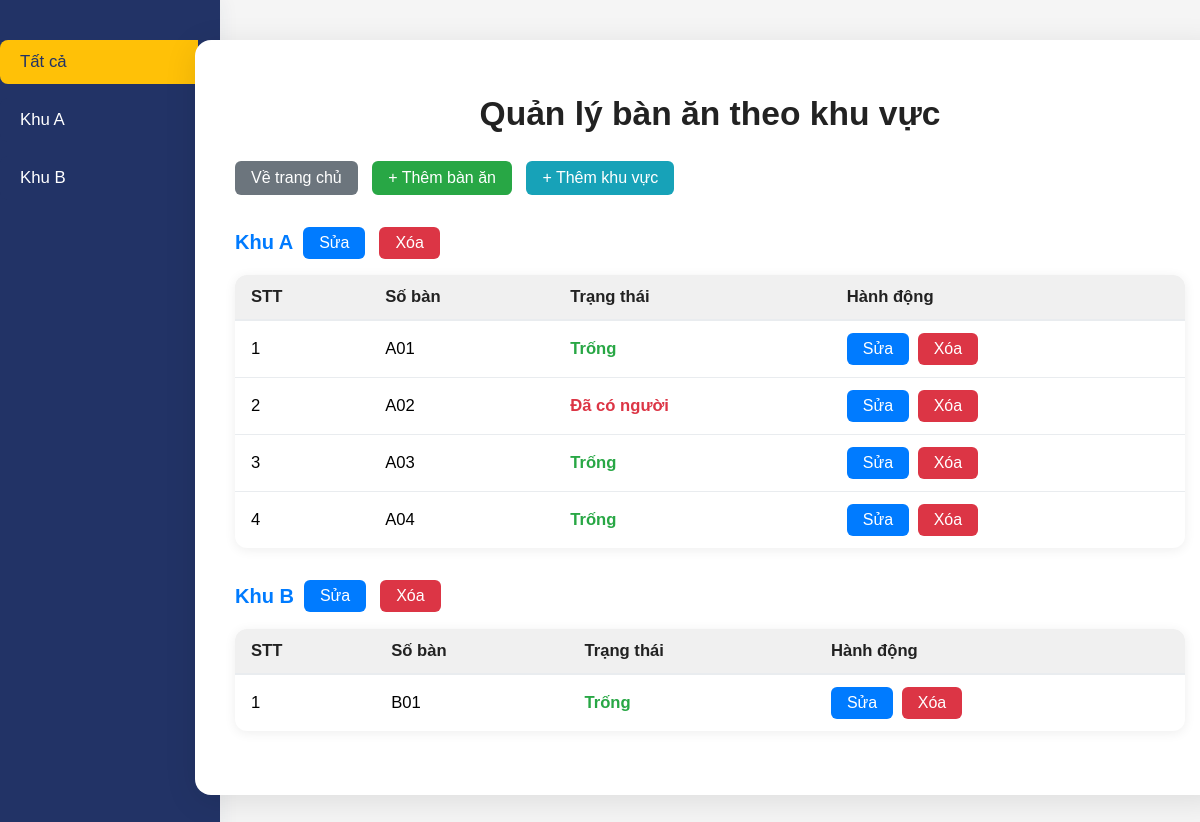
/account/ban-an/, run on an earlier commit of the app's database.
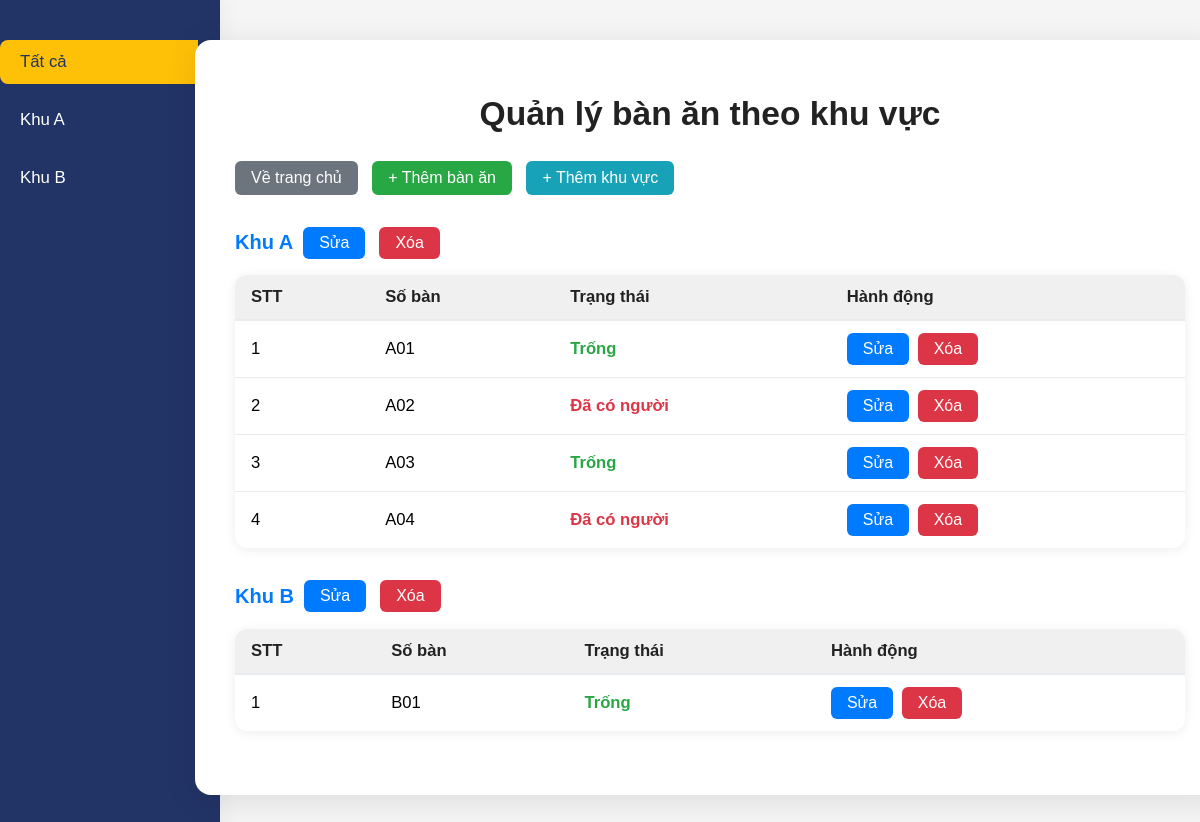
And on a later commit of the database.
### account/models.py (models this page shows, shortened)
class BanAn(models.Model):
    SoBan = models.CharField(max_length=20)  # Số bàn hoặc mã bàn
    TrangThai = models.BooleanField(default=True)  # True: Trống, False: Đã có người
    Khu = models.ForeignKey(KhuBanAn, on_delete=models.CASCADE)

### account/views.py (the view)
# urls.py: path('ban-an/', views.danh_sach_ban_an_view, name='danh_sach_ban_an'),
def danh_sach_ban_an_view(request):
    khu_list = KhuBanAn.objects.all().order_by('TenKhu')
    selected_khu_id = request.GET.get('khu')
    selected_khu = None
    data = []
    if selected_khu_id:
        try:
            selected_khu = KhuBanAn.objects.get(id=selected_khu_id)
            banan = BanAn.objects.filter(Khu=selected_khu).order_by('SoBan')
            data.append({'khu': selected_khu, 'banan_list': banan})
        except KhuBanAn.DoesNotExist:
            for khu in khu_list:
                banan = BanAn.objects.filter(Khu=khu).order_by('SoBan')
                data.append({'khu': khu, 'banan_list': banan})
    else:
        for khu in khu_list:
            banan = BanAn.objects.filter(Khu=khu).order_by('SoBan')
            data.append({'khu': khu, 'banan_list': banan})
    return render(request, 'danh_sach_ban_an.html', {'data': data, 'all_khu': khu_list, 'selected_khu': selected_khu})

### account/templates/danh_sach_ban_an.html (shortened to what this page needs)
<!DOCTYPE html>
<html lang="vi">
<head>
</head>
<body>
    <div class="sidebar">
        <form method="get" style="width:100%;">
            <button type="submit" name="khu" value="" class="khu-btn {% if not selected_khu %}active{% endif %}">Tất cả</button>
            {% for khu in all_khu %}
                <button type="submit" name="khu" value="{{ khu.id }}" class="khu-btn {% if selected_khu and khu.id == selected_khu.id %}active{% endif %}">{{ khu.TenKhu }}</button>
            {% endfor %}
        </form>
    </div>
    <div class="main-content">
        <div class="container">
            <h1>Quản lý bàn ăn theo khu vực</h1>
            <div class="top-actions">
                <a href="{% url 'home' %}" class="action-btn home">Về trang chủ</a>
                <a href="{% url 'them_ban_an' %}" class="action-btn add-ban">+ Thêm bàn ăn</a>
                <a href="{% url 'them_khu' %}" class="action-btn add-khu">+ Thêm khu vực</a>
            </div>
            {% for group in data %}
                {% if not selected_khu or group.khu.id == selected_khu.id %}
                <h2>{{ group.khu.TenKhu }}
                    <a href="{% url 'sua_khu' group.khu.id %}" class="action-btn edit">Sửa</a>
                    <form action="{% url 'xoa_khu' group.khu.id %}" method="post" style="display:inline;">
                        <button type="submit" class="action-btn delete" onclick="return confirm('Bạn có chắc muốn xóa khu này?');">Xóa</button>
                    </form>
                </h2>
                <table>
                    <thead>
                        <tr>
                            <th>STT</th>
                            <th>Số bàn</th>
                            <th>Trạng thái</th>
                            <th>Hành động</th>
                        </tr>
                    </thead>
                    <tbody>
                    {% for ban in group.banan_list %}
                        <tr>
                            <td>{{ forloop.counter }}</td>
                            <td>{{ ban.SoBan }}</td>
                            <td class="status-{{ ban.TrangThai|yesno:'true,false' }}">{% if ban.TrangThai %}Trống{% else %}Đã có người{% endif %}</td>
                            <td>
                                <a href="{% url 'sua_ban_an' ban.id %}" class="action-btn edit">Sửa</a>
                                <form action="{% url 'xoa_ban_an' ban.id %}" method="post" style="display:inline;">
                                    <button type="submit" class="action-btn delete" onclick="return confirm('Bạn có chắc muốn xóa bàn này?');">Xóa</button>
                                </form>
                            </td>
                        </tr>
                    {% empty %}
                        <tr><td colspan="4">Không có bàn nào.</td></tr>
                    {% endfor %}
                    </tbody>
                </table>
                {% endif %}
            {% endfor %}
        </div>
    </div>
</body>
</html>

What changed in the data, as far as the page shows it:
changed BanAn (number 4 of 5 on the later page): TrangThai "Trống" → "Đã có người"
